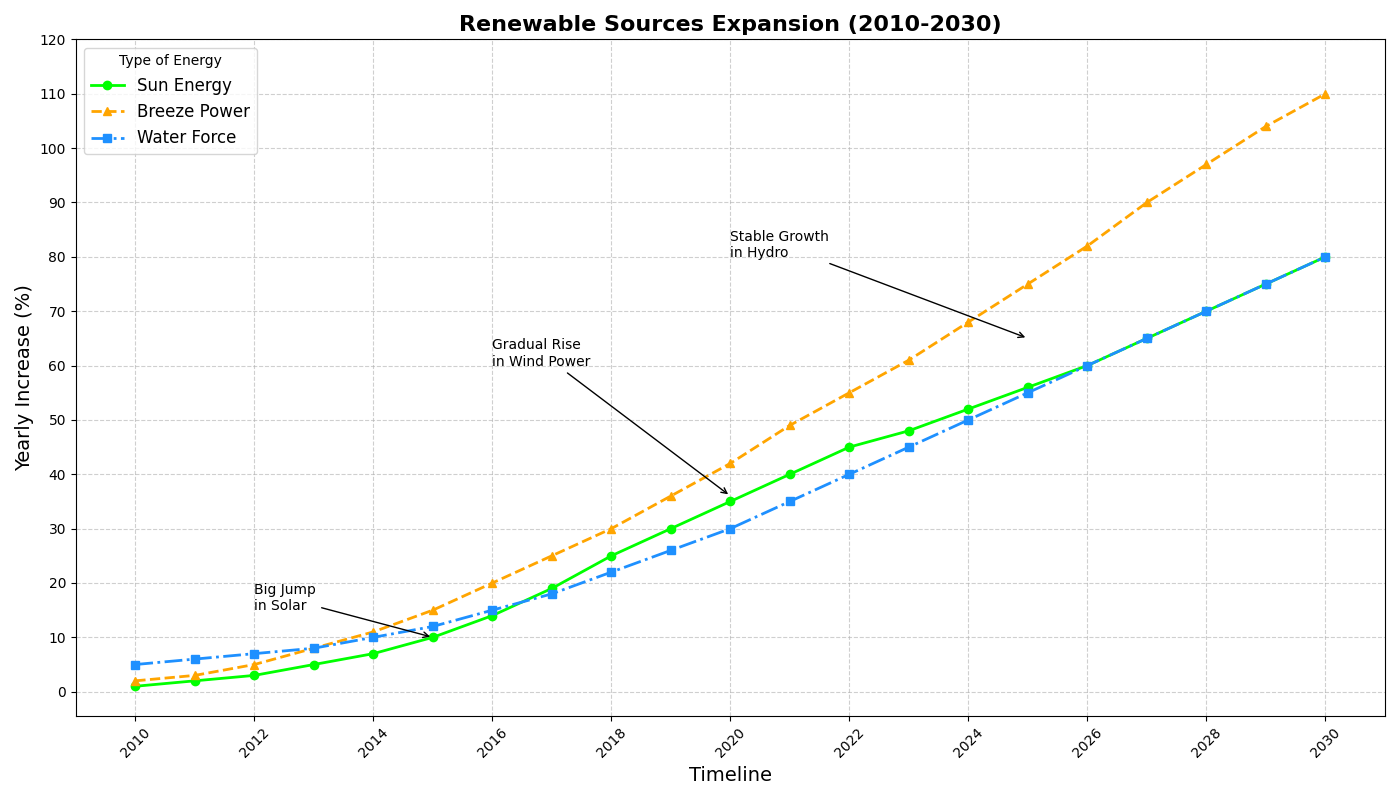

Source code (Python):
import matplotlib.pyplot as plt
import numpy as np

years = np.arange(2010, 2031)
solar_growth = [1, 2, 3, 5, 7, 10, 14, 19, 25, 30, 35, 40, 45, 48, 52, 56, 60, 65, 70, 75, 80]
wind_growth = [2, 3, 5, 8, 11, 15, 20, 25, 30, 36, 42, 49, 55, 61, 68, 75, 82, 90, 97, 104, 110]
hydro_growth = [5, 6, 7, 8, 10, 12, 15, 18, 22, 26, 30, 35, 40, 45, 50, 55, 60, 65, 70, 75, 80]

plt.figure(figsize=(14, 8))

plt.plot(years, solar_growth, label='Sun Energy', color='#00FF00', marker='o', linewidth=2, linestyle='-')
plt.plot(years, wind_growth, label='Breeze Power', color='#FFA500', marker='^', linewidth=2, linestyle='--')
plt.plot(years, hydro_growth, label='Water Force', color='#1E90FF', marker='s', linewidth=2, linestyle='-.')

plt.title('Renewable Sources Expansion (2010-2030)', fontsize=16, fontweight='bold')
plt.xlabel('Timeline', fontsize=14)
plt.ylabel('Yearly Increase (%)', fontsize=14)

plt.annotate('Big Jump\nin Solar', xy=(2015, 10), xytext=(2012, 15),
             arrowprops=dict(facecolor='black', arrowstyle='->'), fontsize=10)
plt.annotate('Gradual Rise\nin Wind Power', xy=(2020, 36), xytext=(2016, 60),
             arrowprops=dict(facecolor='black', arrowstyle='->'), fontsize=10)
plt.annotate('Stable Growth\nin Hydro', xy=(2025, 65), xytext=(2020, 80),
             arrowprops=dict(facecolor='black', arrowstyle='->'), fontsize=10)

plt.legend(loc='upper left', title='Type of Energy', fontsize=12, frameon=True)

plt.grid(True, linestyle='--', alpha=0.6)
plt.xticks(years[::2], rotation=45)
plt.yticks(np.arange(0, 121, 10))

plt.tight_layout()
plt.show()
